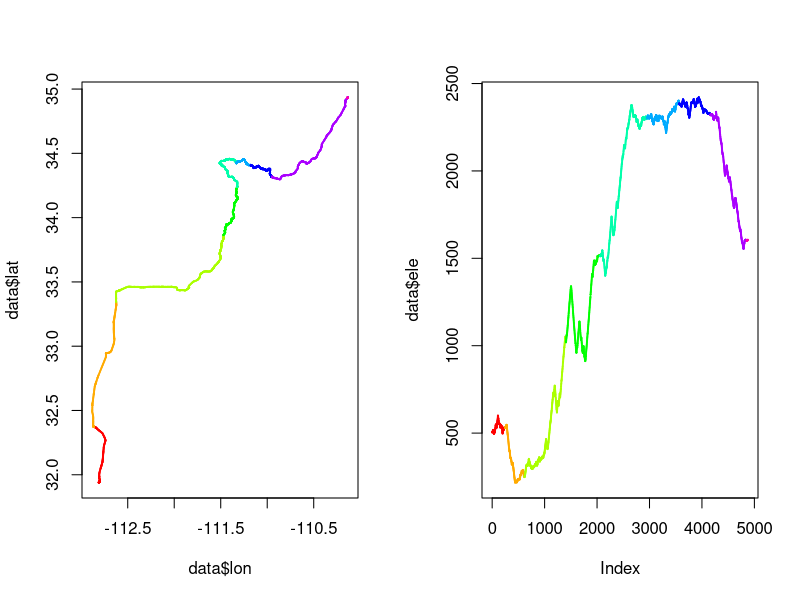
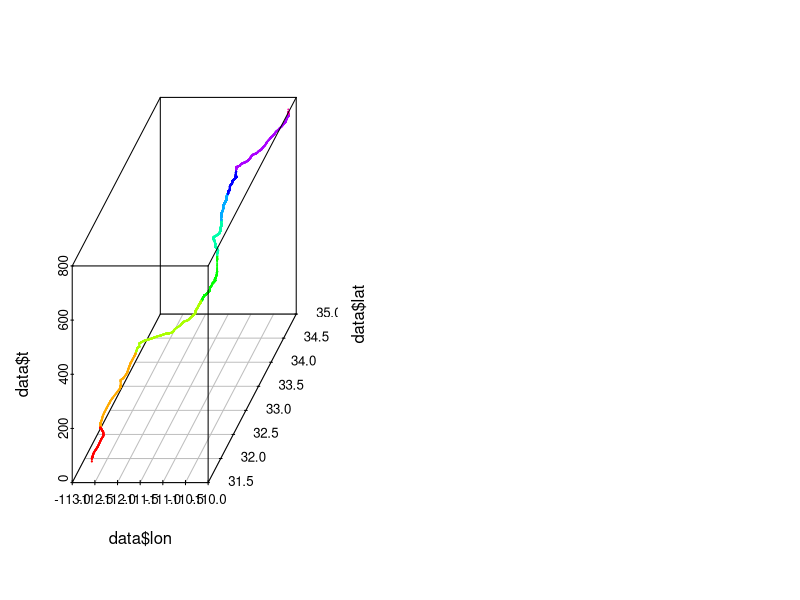

Write the R code that produced these figures, in order. (Note: this script raises an error after producing the figures.)
## ---- chunk 1
knitr::opts_chunk$set(echo = TRUE)
## ---- chunk 2
data <- read.csv("parsed_data/20081019.gpx.csv")
#data <- data[200:dim(data)[1],]
data$t <- (data$t - data[1, "t"]) / 60


## ---- chunk 3
#cols <- rainbow(max(data$tracknum) + 1)[data$tracknum + 1]
n <- dim(data)[1]
cols <- rainbow(round((data[n, "t"] - data[1, "t"])/100) + 1)[round((data$t - data[1, "t"])/100) + 1]
par(mfrow=c(1,2))
plot(data$lon, data$lat, col=cols, cex=0.1)
plot(data$ele, col=cols, cex=0.1)
## ---- chunk 4
library(scatterplot3d)
#cols <- rainbow(max(data$tracknum) + 1)[data$tracknum + 1]
n <- dim(data)[1]
cols <- rainbow(round((data[n, "t"] - data[1, "t"])/100) + 1)[round((data$t - data[1, "t"])/100) + 1]
scatterplot3d(data$lon, data$lat, data$t, color=cols, cex.symbols = 0.1)
#scatterplot3d(data$lon, data$lat, data$ele, color=rainbow(dim(data)[1]), cex.symbols = 0.1)
## ---- chunk 5

geodiff <- function (data, k=1) {
  require(geosphere)
  new_colnames <- c("dist", "bearing", "dt", "t", "tracknum", "ele", "dele")
  diffdata <- matrix(0, dim(data)[1] - k, length(new_colnames))
  colnames(diffdata) <- new_colnames
  
  diffdata <- as.data.frame(diffdata)
  
  for (i in 1:(dim(data)[1] - k)) {
    # distance in meters
    #diffdata[i, "dist"] <- distm(c(data[i, "lon"], data[i, "lat"]), c(data[i+k, "lon"], data[i+k, "lat"]), fun = distHaversine)
    diffdata[i, "dist"] <- distm(c(data[i, "lon"], data[i, "lat"]), c(data[i+k, "lon"], data[i+k, "lat"]), fun = distVincentyEllipsoid)
    # bearing
    diffdata[i, "bearing"] <- bearingRhumb(c(data[i, "lon"], data[i, "lat"]), c(data[i+k, "lon"], data[i+k, "lat"]))
    if (is.na(diffdata[i, "bearing"])) {
      diffdata[i, "bearing"] <- 0
    }
    diffdata[i, "dt"] <- data[i+k,"t"] - data[i, "t"]
    diffdata[i, "t"] <- data[i, "t"]
    diffdata[i, "tracknum"] <- data[i, "tracknum"]
    diffdata[i, "ele"] <- data[i, "ele"]
    diffdata[i, "dele"] <- data[i + k, "ele"] - data[i, "ele"]
  }
  return(diffdata)
}

ddata1 <- geodiff(data, k=1)
ddata10 <- geodiff(data, k=10)
ddata40 <- geodiff(data, k=40)
## ---- chunk 6
geodiff_time <- function (data, min_time=60/60) {
  require(geosphere)
  new_colnames <- c("dist", "bearing", "dt", "t", "tracknum")
  diffdata <- matrix(0, dim(data)[1] - 1, length(new_colnames))
  colnames(diffdata) <- new_colnames
  
  diffdata <- as.data.frame(diffdata)
  
  k <- 1
  for (i in 1:(dim(data)[1] - 1)) {
    # distance in meters
    #diffdata[i, "dist"] <- distm(c(data[i, "lon"], data[i, "lat"]), c(data[i+k, "lon"], data[i+k, "lat"]), fun = distHaversine)
    while (i + k < dim(data)[1] && data[i+k, "t"] - data[i, "t"] < min_time) {
      k <- k+1
    }
    diffdata[i, "dist"] <- distm(c(data[i, "lon"], data[i, "lat"]), c(data[i+k, "lon"], data[i+k, "lat"]), fun = distVincentyEllipsoid)
    # bearing
    diffdata[i, "bearing"] <- bearingRhumb(c(data[i, "lon"], data[i, "lat"]), c(data[i+k, "lon"], data[i+k, "lat"]))
    if (is.na(diffdata[i, "bearing"])) {
      diffdata[i, "bearing"] <- 0
    }
    diffdata[i, "dt"] <- data[i+k,"t"] - data[i, "t"]
    diffdata[i, "t"] <- data[i, "t"]
    diffdata[i, "tracknum"] <- data[i, "tracknum"]
    diffdata[i, "ele"] <- data[i, "ele"]
    diffdata[i, "dele"] <- data[i + k, "ele"] - data[i, "ele"]
    k <- k-1
  }
  return(diffdata)
} 

ddatat60 <- geodiff_time(data, min_time = 60/60)
ddatat200 <- geodiff_time(data, min_time = 200/60)
ddatat600 <- geodiff_time(data, min_time = 600/60)

## ---- chunk 7
eval_bearing_average <- function(bearings, k=5) {
  res <- vector(length=length(bearings)-k+1)
  for (i in 1:(length(bearings)-k+1)) {
    res[i] <- abs(sum(exp(1i * bearings[i:(i+k-1)] / 360 * 2 * pi)) / k)
  }
  return(1 - res)
}

db5 <- eval_bearing_average(ddata1$bearing, k=5)
db10 <- eval_bearing_average(ddata1$bearing, k=10)
db20 <- eval_bearing_average(ddata1$bearing, k=20)

db60_5 <- eval_bearing_average(ddatat60$bearing, k=5)
db60_10 <- eval_bearing_average(ddatat60$bearing, k=10)
## ---- chunk 8
par(mfrow=c(5,1))
plot(ddata1$t,ddata1$bearing, cex=0.2)
points(ddata10$t, ddata10$bearing, cex=0.2, col="red")
points(ddata40$t, ddata40$bearing, cex=0.2, col="green")

plot(ddata1$t[1:length(db5)], db5, cex=0.4, col="blue")
points(ddata1$t[1:length(db10)], db10, cex=0.3, col="brown")
points(ddata1$t[1:length(db20)], db20, cex=0.2, col="green")

plot(ddata1$t, (ddata1$dist/ddata1$dt), cex=0.2, ylim=c(0, 40 * 60))
points(ddata10$t, (ddata10$dist/ddata10$dt), cex=0.2, col="red")
points(ddata40$t, (ddata40$dist/ddata40$dt), cex=0.2, col="green")

plot(ddata1$t,ddata1$dele, cex=0.2)
points(ddata10$t, ddata10$dele, cex=0.2, col="red")
points(ddata40$t, ddata40$dele, cex=0.2, col="green")

hist(ddata1$t, breaks = 100)

## ---- chunk 9
par(mfrow=c(6,1))
plot(ddatat60$t,ddatat60$bearing, cex=0.2)
points(ddatat200$t, ddatat200$bearing, cex=0.2, col="red")
points(ddatat600$t, ddatat600$bearing, cex=0.2, col="green")
#points(ddata40$t, ddata40$bearing, cex=0.2, col="green")

plot(ddatat60$t[1:length(db60_5)], db60_5, cex=0.4, col="blue")
points(ddatat60$t[1:length(db60_10)], db60_10, cex=0.3, col="brown")
#points(ddata1$t[1:length(db20)], db20, cex=0.2, col="green")

plot(ddatat60$t, (ddatat60$dist/ddatat60$dt), cex=0.2, ylim=c(0, 6000))
points(ddatat200$t, (ddatat200$dist/ddatat200$dt), cex=0.2, col="red")
points(ddatat600$t, (ddatat600$dist/ddatat600$dt), cex=0.2, col="green")
#points(ddata40$t, (ddata40$dist/ddata40$dt), cex=0.2, col="green")


plot(ddatat60$t, (ddatat60$dist), cex=0.2)
points(ddatat200$t, (ddatat200$dist), cex=0.2, col="red")
points(ddatat600$t, (ddatat600$dist), cex=0.2, col="green")

plot(ddatat60$t,ddatat60$dele, cex=0.2)
points(ddatat200$t, ddatat200$dele, cex=0.2, col="red")
points(ddatat600$t, ddatat600$dele, cex=0.2, col="green")

hist(ddatat60$t, breaks = 100)

## ---- chunk 10
speed <- c(ddata1$dist/ddata1$dt, 0)
for (i in 1:length(speed)) {
  if (speed[i] > 4) {
    speed[i] <- 13
  }
  else if (speed[i] < 0 ) {
    speed[i] <- 0
  }
  else {
    speed[i] <- round(speed[i] * 3)
  }
}
cols <- rainbow(14)[speed + 1]

scatterplot3d(data$lon, data$lat, data$ele, color=cols, cex.symbols = 0.1)
#scatterplot3d(data$lon, data$lat, data$ele, color=cols, cex.symbols = 1.2 - 0.3 * log(speed + 2))
#scatterplot3d(data$lon, data$lat, data$ele, color=rainbow(dim(data)[1]), cex.symbols = 0.1)
